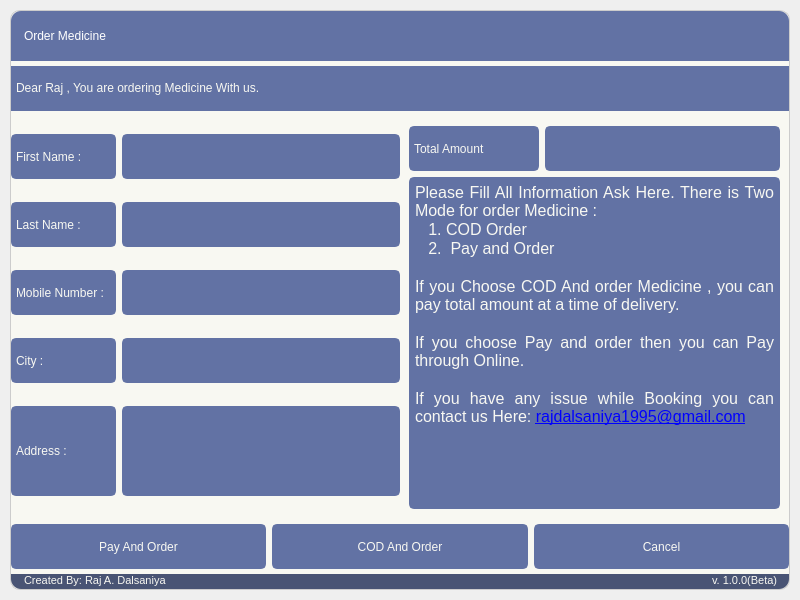
<?xml version="1.0" encoding="UTF-8"?>
<ui version="4.0">
 <class>MainWindow</class>
 <widget class="QMainWindow" name="MainWindow">
  <property name="geometry">
   <rect>
    <x>0</x>
    <y>0</y>
    <width>800</width>
    <height>600</height>
   </rect>
  </property>
  <property name="windowTitle">
   <string>MainWindow</string>
  </property>
  <widget class="QWidget" name="stylesheet">
   <property name="styleSheet">
    <string notr="true">QWidget{
	color: #333;
	font: 10pt &quot;Segoe UI&quot;;
}

QToolTip {
	color: #333;
	background-color: #f8f8f2;
	border: 1px solid #CCC;
	background-image: none;
	background-position: left center;
    background-repeat: no-repeat;
	border: none;
	border-left: 2px solid rgb(255, 121, 198);
	text-align: left;
	padding-left: 8px;
	margin: 0px;
}

/* /////////////////////////////////////////////////////////////////////////////////////////////////
Bg App */
#bgApp {	
	background-color: #f8f8f2;
	border: 1px solid #CCC;
    color: #44475a;
    border-radius:10px;
}

/* Title Menu */
#titleRightInfo { padding-left: 10px; }

/* Extra Content */
#extraContent{
	border-top: 3px solid #6272a4;
}

/* /////////////////////////////////////////////////////////////////////////////////////////////////
Content App */
#contentTopBg{	
	background-color: #6272a4;
}
#contentBottom{
	border-top: 3px solid #bd93f9;
}

#titleRightInfo{
    color: #f8f8f2;
}

/* Top Buttons */
#rightButtons .QPushButton { background-color: rgba(255, 255, 255, 0); border: none;  border-radius: 5px; }
#rightButtons .QPushButton:hover { background-color: #bd93f9; border-style: solid; border-radius: 4px; }
#rightButtons .QPushButton:pressed { background-color: #ff79c6; border-style: solid; border-radius: 4px; }

/* Theme Settings */
#extraRightBox { background-color: #495474; }
#themeSettingsTopDetail { background-color: #6272a4; }

/* Bottom Bar */
#bottomBar { background-color: #495474 }
#bottomBar QLabel { font-size: 11px; color: #f8f8f2; padding-left: 10px; padding-right: 10px; padding-bottom: 2px; }


/* /////////////////////////////////////////////////////////////////////////////////////////////////
Button */
#frame_btn QPushButton {
	border: 2px solid #6272a4;
	border-radius: 5px;	
	background-color: #6272a4;
    color: #f8f8f2;
}
#frame_btn QPushButton:hover {
	background-color: #7082b6;
	border: 2px solid #7082b6;
}
#frame_btn QPushButton:pressed {	
	background-color: #546391;
	border: 2px solid #ff79c6;
}
</string>
   </property>
   <layout class="QVBoxLayout" name="verticalLayout">
    <property name="spacing">
     <number>0</number>
    </property>
    <property name="leftMargin">
     <number>10</number>
    </property>
    <property name="topMargin">
     <number>10</number>
    </property>
    <property name="rightMargin">
     <number>10</number>
    </property>
    <property name="bottomMargin">
     <number>10</number>
    </property>
    <item>
     <widget class="QFrame" name="bgApp">
      <property name="frameShape">
       <enum>QFrame::NoFrame</enum>
      </property>
      <property name="frameShadow">
       <enum>QFrame::Raised</enum>
      </property>
      <layout class="QVBoxLayout" name="bgLayout">
       <property name="spacing">
        <number>0</number>
       </property>
       <property name="leftMargin">
        <number>0</number>
       </property>
       <property name="topMargin">
        <number>0</number>
       </property>
       <property name="rightMargin">
        <number>0</number>
       </property>
       <property name="bottomMargin">
        <number>0</number>
       </property>
       <item>
        <widget class="QFrame" name="contentTopBg">
         <property name="minimumSize">
          <size>
           <width>0</width>
           <height>50</height>
          </size>
         </property>
         <property name="maximumSize">
          <size>
           <width>16777215</width>
           <height>50</height>
          </size>
         </property>
         <property name="styleSheet">
          <string notr="true">border-top-left-radius:10px;
border-top-right-radius:10px;</string>
         </property>
         <property name="frameShape">
          <enum>QFrame::NoFrame</enum>
         </property>
         <property name="frameShadow">
          <enum>QFrame::Raised</enum>
         </property>
         <layout class="QHBoxLayout" name="horizontalLayout">
          <property name="spacing">
           <number>0</number>
          </property>
          <property name="leftMargin">
           <number>0</number>
          </property>
          <property name="topMargin">
           <number>0</number>
          </property>
          <property name="rightMargin">
           <number>0</number>
          </property>
          <property name="bottomMargin">
           <number>0</number>
          </property>
          <item>
           <widget class="QFrame" name="leftBox">
            <property name="styleSheet">
             <string notr="true"/>
            </property>
            <property name="frameShape">
             <enum>QFrame::NoFrame</enum>
            </property>
            <property name="frameShadow">
             <enum>QFrame::Raised</enum>
            </property>
            <layout class="QHBoxLayout" name="horizontalLayout_3">
             <property name="spacing">
              <number>0</number>
             </property>
             <property name="leftMargin">
              <number>0</number>
             </property>
             <property name="topMargin">
              <number>0</number>
             </property>
             <property name="rightMargin">
              <number>0</number>
             </property>
             <property name="bottomMargin">
              <number>0</number>
             </property>
             <item>
              <widget class="QLabel" name="titleRightInfo">
               <property name="styleSheet">
                <string notr="true">color: rgb(255, 255, 255);
</string>
               </property>
               <property name="text">
                <string>Order Medicine</string>
               </property>
              </widget>
             </item>
            </layout>
           </widget>
          </item>
          <item>
           <widget class="QFrame" name="rightButtons">
            <property name="maximumSize">
             <size>
              <width>100</width>
              <height>16777215</height>
             </size>
            </property>
            <property name="frameShape">
             <enum>QFrame::NoFrame</enum>
            </property>
            <property name="frameShadow">
             <enum>QFrame::Raised</enum>
            </property>
            <layout class="QHBoxLayout" name="horizontalLayout_2">
             <item>
              <widget class="QPushButton" name="minimizeAppBtn">
               <property name="maximumSize">
                <size>
                 <width>45</width>
                 <height>45</height>
                </size>
               </property>
               <property name="text">
                <string/>
               </property>
               <property name="icon">
                <iconset resource="../Images_Resource.qrc">
                 <normaloff>:/icons/images/icons/icon_minimize.png</normaloff>:/icons/images/icons/icon_minimize.png</iconset>
               </property>
              </widget>
             </item>
             <item>
              <widget class="QPushButton" name="closeAppBtn">
               <property name="maximumSize">
                <size>
                 <width>45</width>
                 <height>45</height>
                </size>
               </property>
               <property name="text">
                <string/>
               </property>
               <property name="icon">
                <iconset resource="../Images_Resource.qrc">
                 <normaloff>:/icons/images/icons/icon_close.png</normaloff>:/icons/images/icons/icon_close.png</iconset>
               </property>
              </widget>
             </item>
            </layout>
           </widget>
          </item>
         </layout>
        </widget>
       </item>
       <item>
        <widget class="QFrame" name="content">
         <property name="frameShape">
          <enum>QFrame::NoFrame</enum>
         </property>
         <property name="frameShadow">
          <enum>QFrame::Raised</enum>
         </property>
         <layout class="QVBoxLayout" name="verticalLayout_2">
          <property name="spacing">
           <number>6</number>
          </property>
          <property name="leftMargin">
           <number>0</number>
          </property>
          <property name="topMargin">
           <number>5</number>
          </property>
          <property name="rightMargin">
           <number>0</number>
          </property>
          <property name="bottomMargin">
           <number>5</number>
          </property>
          <item>
           <widget class="QFrame" name="frame_title">
            <property name="maximumSize">
             <size>
              <width>16777215</width>
              <height>45</height>
             </size>
            </property>
            <property name="frameShape">
             <enum>QFrame::NoFrame</enum>
            </property>
            <property name="frameShadow">
             <enum>QFrame::Raised</enum>
            </property>
            <layout class="QHBoxLayout" name="horizontalLayout_5">
             <property name="spacing">
              <number>0</number>
             </property>
             <property name="leftMargin">
              <number>0</number>
             </property>
             <property name="topMargin">
              <number>0</number>
             </property>
             <property name="rightMargin">
              <number>0</number>
             </property>
             <property name="bottomMargin">
              <number>0</number>
             </property>
             <item>
              <widget class="QLabel" name="label_title">
               <property name="minimumSize">
                <size>
                 <width>0</width>
                 <height>45</height>
                </size>
               </property>
               <property name="maximumSize">
                <size>
                 <width>16777215</width>
                 <height>45</height>
                </size>
               </property>
               <property name="styleSheet">
                <string notr="true">/* /////////////////////////////////////////////////////////////////////////////////////////////////
LineEdit */
QLabel {
	background-color: #6272a4;
	border: 2px solid #6272a4;
	selection-color: rgb(255, 255, 255);
	selection-background-color: rgb(255, 121, 198);
    color: #f8f8f2;
}
QLabel:hover {
	border: 2px solid rgb(64, 71, 88);
}
QLabel:focus {
	border: 2px solid #ff79c6;
}</string>
               </property>
               <property name="text">
                <string>&lt;html&gt;&lt;head/&gt;&lt;body&gt;&lt;p&gt;Dear Raj , You are ordering Medicine With us.&lt;/p&gt;&lt;/body&gt;&lt;/html&gt;</string>
               </property>
              </widget>
             </item>
            </layout>
           </widget>
          </item>
          <item>
           <widget class="QFrame" name="frame_content">
            <property name="frameShape">
             <enum>QFrame::NoFrame</enum>
            </property>
            <property name="frameShadow">
             <enum>QFrame::Raised</enum>
            </property>
            <layout class="QHBoxLayout" name="horizontalLayout_7">
             <property name="spacing">
              <number>0</number>
             </property>
             <property name="leftMargin">
              <number>0</number>
             </property>
             <property name="topMargin">
              <number>0</number>
             </property>
             <property name="rightMargin">
              <number>0</number>
             </property>
             <property name="bottomMargin">
              <number>0</number>
             </property>
             <item>
              <widget class="QFrame" name="frame_details">
               <property name="maximumSize">
                <size>
                 <width>400</width>
                 <height>16777215</height>
                </size>
               </property>
               <property name="frameShape">
                <enum>QFrame::NoFrame</enum>
               </property>
               <property name="frameShadow">
                <enum>QFrame::Raised</enum>
               </property>
               <layout class="QVBoxLayout" name="verticalLayout_4">
                <property name="spacing">
                 <number>6</number>
                </property>
                <property name="leftMargin">
                 <number>0</number>
                </property>
                <property name="topMargin">
                 <number>0</number>
                </property>
                <property name="rightMargin">
                 <number>0</number>
                </property>
                <property name="bottomMargin">
                 <number>0</number>
                </property>
                <item>
                 <layout class="QHBoxLayout" name="name_layout">
                  <item>
                   <widget class="QLabel" name="name_label">
                    <property name="minimumSize">
                     <size>
                      <width>105</width>
                      <height>45</height>
                     </size>
                    </property>
                    <property name="maximumSize">
                     <size>
                      <width>105</width>
                      <height>45</height>
                     </size>
                    </property>
                    <property name="styleSheet">
                     <string notr="true">QLabel {
	background-color: #6272a4;
	border: 2px solid #6272a4;
	selection-color: rgb(255, 255, 255);
	selection-background-color: rgb(255, 121, 198);
    color: #f8f8f2;
    border-radius:5px;
}
QLabel:hover {
	border: 2px solid rgb(64, 71, 88);
}
QLabel:focus {
	border: 2px solid #ff79c6;
}</string>
                    </property>
                    <property name="text">
                     <string>First Name :</string>
                    </property>
                   </widget>
                  </item>
                  <item>
                   <widget class="QLineEdit" name="name_input">
                    <property name="maximumSize">
                     <size>
                      <width>16777215</width>
                      <height>45</height>
                     </size>
                    </property>
                    <property name="styleSheet">
                     <string notr="true">QLineEdit {
	background-color: #6272a4;
	border: 2px solid #6272a4;
	selection-color: rgb(255, 255, 255);
	selection-background-color: rgb(255, 121, 198);
    color: #f8f8f2;
    border-radius:5px;
}
QLineEdit:hover {
	border: 2px solid rgb(64, 71, 88);
}
QLineEdit:focus {
	border: 2px solid #ff79c6;
}</string>
                    </property>
                   </widget>
                  </item>
                 </layout>
                </item>
                <item>
                 <layout class="QHBoxLayout" name="lastname_layout">
                  <item>
                   <widget class="QLabel" name="lastname_label">
                    <property name="minimumSize">
                     <size>
                      <width>105</width>
                      <height>45</height>
                     </size>
                    </property>
                    <property name="maximumSize">
                     <size>
                      <width>105</width>
                      <height>45</height>
                     </size>
                    </property>
                    <property name="styleSheet">
                     <string notr="true">QLabel {
	background-color: #6272a4;
	border: 2px solid #6272a4;
	selection-color: rgb(255, 255, 255);
	selection-background-color: rgb(255, 121, 198);
    color: #f8f8f2;
    border-radius:5px;

}
QLabel:hover {
	border: 2px solid rgb(64, 71, 88);
}
QLabel:focus {
	border: 2px solid #ff79c6;
}</string>
                    </property>
                    <property name="text">
                     <string>Last Name :</string>
                    </property>
                   </widget>
                  </item>
                  <item>
                   <widget class="QLineEdit" name="lastname_input">
                    <property name="maximumSize">
                     <size>
                      <width>16777215</width>
                      <height>45</height>
                     </size>
                    </property>
                    <property name="styleSheet">
                     <string notr="true">QLineEdit {
	background-color: #6272a4;
	border: 2px solid #6272a4;
	selection-color: rgb(255, 255, 255);
	selection-background-color: rgb(255, 121, 198);
    color: #f8f8f2;
    border-radius:5px;
}
QLineEdit:hover {
	border: 2px solid rgb(64, 71, 88);
}
QLineEdit:focus {
	border: 2px solid #ff79c6;
}</string>
                    </property>
                   </widget>
                  </item>
                 </layout>
                </item>
                <item>
                 <layout class="QHBoxLayout" name="mobileno_layout">
                  <item>
                   <widget class="QLabel" name="mobile_label">
                    <property name="minimumSize">
                     <size>
                      <width>105</width>
                      <height>45</height>
                     </size>
                    </property>
                    <property name="maximumSize">
                     <size>
                      <width>105</width>
                      <height>45</height>
                     </size>
                    </property>
                    <property name="styleSheet">
                     <string notr="true">QLabel {
	background-color: #6272a4;
	border: 2px solid #6272a4;
	selection-color: rgb(255, 255, 255);
	selection-background-color: rgb(255, 121, 198);
    color: #f8f8f2;
        border-radius:5px;

}
QLabel:hover {
	border: 2px solid rgb(64, 71, 88);
}
QLabel:focus {
	border: 2px solid #ff79c6;
}</string>
                    </property>
                    <property name="text">
                     <string>Mobile Number :</string>
                    </property>
                   </widget>
                  </item>
                  <item>
                   <widget class="QLineEdit" name="mobile_input">
                    <property name="maximumSize">
                     <size>
                      <width>16777215</width>
                      <height>45</height>
                     </size>
                    </property>
                    <property name="styleSheet">
                     <string notr="true">QLineEdit {
	background-color: #6272a4;
	border: 2px solid #6272a4;
	selection-color: rgb(255, 255, 255);
	selection-background-color: rgb(255, 121, 198);
    color: #f8f8f2;
    border-radius:5px;
}
QLineEdit:hover {
	border: 2px solid rgb(64, 71, 88);
}
QLineEdit:focus {
	border: 2px solid #ff79c6;
}</string>
                    </property>
                   </widget>
                  </item>
                 </layout>
                </item>
                <item>
                 <layout class="QHBoxLayout" name="city_layout">
                  <item>
                   <widget class="QLabel" name="city_label">
                    <property name="minimumSize">
                     <size>
                      <width>105</width>
                      <height>45</height>
                     </size>
                    </property>
                    <property name="maximumSize">
                     <size>
                      <width>105</width>
                      <height>45</height>
                     </size>
                    </property>
                    <property name="styleSheet">
                     <string notr="true">QLabel {
	background-color: #6272a4;
	border: 2px solid #6272a4;
	selection-color: rgb(255, 255, 255);
	selection-background-color: rgb(255, 121, 198);
    color: #f8f8f2;
    border-radius:5px;

}
QLabel:hover {
	border: 2px solid rgb(64, 71, 88);
}
QLabel:focus {
	border: 2px solid #ff79c6;
}</string>
                    </property>
                    <property name="text">
                     <string>City :</string>
                    </property>
                   </widget>
                  </item>
                  <item>
                   <widget class="QLineEdit" name="city_input">
                    <property name="maximumSize">
                     <size>
                      <width>16777215</width>
                      <height>45</height>
                     </size>
                    </property>
                    <property name="styleSheet">
                     <string notr="true">QLineEdit {
	background-color: #6272a4;
	border: 2px solid #6272a4;
	selection-color: rgb(255, 255, 255);
	selection-background-color: rgb(255, 121, 198);
    color: #f8f8f2;
    border-radius:5px;
}
QLineEdit:hover {
	border: 2px solid rgb(64, 71, 88);
}
QLineEdit:focus {
	border: 2px solid #ff79c6;
}</string>
                    </property>
                   </widget>
                  </item>
                 </layout>
                </item>
                <item>
                 <layout class="QHBoxLayout" name="address_layout">
                  <item>
                   <widget class="QLabel" name="address_label">
                    <property name="minimumSize">
                     <size>
                      <width>105</width>
                      <height>0</height>
                     </size>
                    </property>
                    <property name="maximumSize">
                     <size>
                      <width>105</width>
                      <height>90</height>
                     </size>
                    </property>
                    <property name="styleSheet">
                     <string notr="true">QLabel {
	background-color: #6272a4;
	border: 2px solid #6272a4;
	selection-color: rgb(255, 255, 255);
	selection-background-color: rgb(255, 121, 198);
    color: #f8f8f2;
    border-radius:5px;

}
QLabel:hover {
	border: 2px solid rgb(64, 71, 88);
}
QLabel:focus {
	border: 2px solid #ff79c6;
}</string>
                    </property>
                    <property name="text">
                     <string>Address :</string>
                    </property>
                   </widget>
                  </item>
                  <item>
                   <widget class="QLineEdit" name="address_input">
                    <property name="minimumSize">
                     <size>
                      <width>0</width>
                      <height>90</height>
                     </size>
                    </property>
                    <property name="maximumSize">
                     <size>
                      <width>16777215</width>
                      <height>90</height>
                     </size>
                    </property>
                    <property name="styleSheet">
                     <string notr="true">QLineEdit {
	background-color: #6272a4;
	border: 2px solid #6272a4;
	selection-color: rgb(255, 255, 255);
	selection-background-color: rgb(255, 121, 198);
    color: #f8f8f2;
    border-radius:5px;
}
QLineEdit:hover {
	border: 2px solid rgb(64, 71, 88);
}
QLineEdit:focus {
	border: 2px solid #ff79c6;
}</string>
                    </property>
                    <property name="text">
                     <string/>
                    </property>
                   </widget>
                  </item>
                 </layout>
                </item>
               </layout>
              </widget>
             </item>
             <item>
              <widget class="QFrame" name="frame__demo">
               <property name="frameShape">
                <enum>QFrame::NoFrame</enum>
               </property>
               <property name="frameShadow">
                <enum>QFrame::Raised</enum>
               </property>
               <layout class="QVBoxLayout" name="verticalLayout_3">
                <item>
                 <layout class="QHBoxLayout" name="horizontalLayout_8">
                  <item>
                   <widget class="QLabel" name="charge_Label">
                    <property name="minimumSize">
                     <size>
                      <width>130</width>
                      <height>45</height>
                     </size>
                    </property>
                    <property name="maximumSize">
                     <size>
                      <width>130</width>
                      <height>45</height>
                     </size>
                    </property>
                    <property name="styleSheet">
                     <string notr="true">QLabel {
	background-color: #6272a4;
	border: 2px solid #6272a4;
	selection-color: rgb(255, 255, 255);
	selection-background-color: rgb(255, 121, 198);
    color: #f8f8f2;
    border-radius:5px;
}
QLabel:hover {
	border: 2px solid rgb(64, 71, 88);
}
QLabel:focus {
	border: 2px solid #ff79c6;
}</string>
                    </property>
                    <property name="text">
                     <string>Total Amount</string>
                    </property>
                   </widget>
                  </item>
                  <item>
                   <widget class="QLineEdit" name="charge_Input">
                    <property name="minimumSize">
                     <size>
                      <width>0</width>
                      <height>45</height>
                     </size>
                    </property>
                    <property name="maximumSize">
                     <size>
                      <width>16777215</width>
                      <height>45</height>
                     </size>
                    </property>
                    <property name="styleSheet">
                     <string notr="true">QLineEdit {
	background-color: #6272a4;
	border: 2px solid #6272a4;
	selection-color: rgb(255, 255, 255);
	selection-background-color: rgb(255, 121, 198);
    color: #f8f8f2;
    border-radius:5px;
}
QLineEdit:hover {
	border: 2px solid rgb(64, 71, 88);
}
QLineEdit:focus {
	border: 2px solid #ff79c6;
}</string>
                    </property>
                   </widget>
                  </item>
                 </layout>
                </item>
                <item>
                 <widget class="QTextEdit" name="Info_Text">
                  <property name="styleSheet">
                   <string notr="true">QTextEdit {
	background-color: #6272a4;
	border: 2px solid #6272a4;
	selection-color: rgb(255, 255, 255);
	selection-background-color: rgb(255, 121, 198);
    color: #f8f8f2;
    border-radius:5px;
}
QTextEdit:hover {
	border: 2px solid rgb(64, 71, 88);
}
QTextEdit:focus {
	border: 2px solid #ff79c6;
}</string>
                  </property>
                  <property name="html">
                   <string>&lt;!DOCTYPE HTML PUBLIC &quot;-//W3C//DTD HTML 4.0//EN&quot; &quot;http://www.w3.org/TR/REC-html40/strict.dtd&quot;&gt;
&lt;html&gt;&lt;head&gt;&lt;meta name=&quot;qrichtext&quot; content=&quot;1&quot; /&gt;&lt;meta charset=&quot;utf-8&quot; /&gt;&lt;style type=&quot;text/css&quot;&gt;
p, li { white-space: pre-wrap; }
&lt;/style&gt;&lt;/head&gt;&lt;body style=&quot; font-family:'Segoe UI'; font-size:10pt; font-weight:400; font-style:normal;&quot;&gt;
&lt;p align=&quot;justify&quot; style=&quot; margin-top:0px; margin-bottom:0px; margin-left:0px; margin-right:0px; -qt-block-indent:0; text-indent:0px;&quot;&gt;&lt;span style=&quot; font-size:12pt;&quot;&gt;Please Fill All Information Ask Here. There is Two Mode for order Medicine :&lt;/span&gt;&lt;/p&gt;
&lt;p align=&quot;justify&quot; style=&quot; margin-top:0px; margin-bottom:0px; margin-left:0px; margin-right:0px; -qt-block-indent:0; text-indent:0px;&quot;&gt;&lt;span style=&quot; font-size:12pt;&quot;&gt;   1. COD Order&lt;/span&gt;&lt;/p&gt;
&lt;p align=&quot;justify&quot; style=&quot; margin-top:0px; margin-bottom:0px; margin-left:0px; margin-right:0px; -qt-block-indent:0; text-indent:0px;&quot;&gt;&lt;span style=&quot; font-size:12pt;&quot;&gt;   2.  Pay and Order&lt;/span&gt;&lt;/p&gt;
&lt;p align=&quot;justify&quot; style=&quot;-qt-paragraph-type:empty; margin-top:0px; margin-bottom:0px; margin-left:0px; margin-right:0px; -qt-block-indent:0; text-indent:0px; font-size:12pt;&quot;&gt;&lt;br /&gt;&lt;/p&gt;
&lt;p align=&quot;justify&quot; style=&quot; margin-top:0px; margin-bottom:0px; margin-left:0px; margin-right:0px; -qt-block-indent:0; text-indent:0px;&quot;&gt;&lt;span style=&quot; font-size:12pt;&quot;&gt;If you Choose COD And order Medicine , you can pay total amount at a time of delivery.&lt;/span&gt;&lt;/p&gt;
&lt;p align=&quot;justify&quot; style=&quot;-qt-paragraph-type:empty; margin-top:0px; margin-bottom:0px; margin-left:0px; margin-right:0px; -qt-block-indent:0; text-indent:0px; font-size:12pt;&quot;&gt;&lt;br /&gt;&lt;/p&gt;
&lt;p align=&quot;justify&quot; style=&quot; margin-top:0px; margin-bottom:0px; margin-left:0px; margin-right:0px; -qt-block-indent:0; text-indent:0px;&quot;&gt;&lt;span style=&quot; font-size:12pt;&quot;&gt;If you choose Pay and order then you can Pay through Online.&lt;/span&gt;&lt;/p&gt;
&lt;p align=&quot;justify&quot; style=&quot;-qt-paragraph-type:empty; margin-top:0px; margin-bottom:0px; margin-left:0px; margin-right:0px; -qt-block-indent:0; text-indent:0px; font-size:12pt;&quot;&gt;&lt;br /&gt;&lt;/p&gt;
&lt;p align=&quot;justify&quot; style=&quot; margin-top:0px; margin-bottom:0px; margin-left:0px; margin-right:0px; -qt-block-indent:0; text-indent:0px;&quot;&gt;&lt;span style=&quot; font-size:12pt;&quot;&gt;If you have any issue while Booking you can contact us Here: &lt;/span&gt;&lt;a href=&quot;rajdalsaniya1995@gmail.com&quot;&gt;&lt;span style=&quot; font-size:12pt; text-decoration: underline; color:#0000ff;&quot;&gt;rajdalsaniya1995@gmail.com&lt;/span&gt;&lt;/a&gt;&lt;/p&gt;&lt;/body&gt;&lt;/html&gt;</string>
                  </property>
                 </widget>
                </item>
               </layout>
              </widget>
             </item>
            </layout>
           </widget>
          </item>
          <item>
           <widget class="QFrame" name="frame_btn">
            <property name="minimumSize">
             <size>
              <width>0</width>
              <height>45</height>
             </size>
            </property>
            <property name="maximumSize">
             <size>
              <width>16777215</width>
              <height>45</height>
             </size>
            </property>
            <property name="frameShape">
             <enum>QFrame::NoFrame</enum>
            </property>
            <property name="frameShadow">
             <enum>QFrame::Raised</enum>
            </property>
            <layout class="QHBoxLayout" name="horizontalLayout_6">
             <property name="spacing">
              <number>6</number>
             </property>
             <property name="leftMargin">
              <number>0</number>
             </property>
             <property name="topMargin">
              <number>0</number>
             </property>
             <property name="rightMargin">
              <number>0</number>
             </property>
             <property name="bottomMargin">
              <number>0</number>
             </property>
             <item>
              <widget class="QPushButton" name="btn_pay">
               <property name="maximumSize">
                <size>
                 <width>16777215</width>
                 <height>45</height>
                </size>
               </property>
               <property name="text">
                <string>Pay And Order</string>
               </property>
               <property name="icon">
                <iconset resource="../Images_Resource.qrc">
                 <normaloff>:/icons/images/icons/icons8-online-payment-16.png</normaloff>:/icons/images/icons/icons8-online-payment-16.png</iconset>
               </property>
              </widget>
             </item>
             <item>
              <widget class="QPushButton" name="btn_payLater">
               <property name="maximumSize">
                <size>
                 <width>16777215</width>
                 <height>45</height>
                </size>
               </property>
               <property name="text">
                <string>COD And Order</string>
               </property>
               <property name="icon">
                <iconset resource="../Images_Resource.qrc">
                 <normaloff>:/icons/images/icons/icons8-pay-date-16.png</normaloff>:/icons/images/icons/icons8-pay-date-16.png</iconset>
               </property>
              </widget>
             </item>
             <item>
              <widget class="QPushButton" name="btn_cancel">
               <property name="minimumSize">
                <size>
                 <width>0</width>
                 <height>45</height>
                </size>
               </property>
               <property name="maximumSize">
                <size>
                 <width>16777215</width>
                 <height>45</height>
                </size>
               </property>
               <property name="text">
                <string>Cancel</string>
               </property>
               <property name="icon">
                <iconset resource="../Images_Resource.qrc">
                 <normaloff>:/icons/images/icons/icon_close.png</normaloff>:/icons/images/icons/icon_close.png</iconset>
               </property>
              </widget>
             </item>
            </layout>
           </widget>
          </item>
         </layout>
        </widget>
       </item>
       <item>
        <widget class="QFrame" name="bottomBar">
         <property name="maximumSize">
          <size>
           <width>16777215</width>
           <height>22</height>
          </size>
         </property>
         <property name="styleSheet">
          <string notr="true">border-bottom-left-radius:10px;
border-bottom-right-radius:10px;</string>
         </property>
         <property name="frameShape">
          <enum>QFrame::NoFrame</enum>
         </property>
         <property name="frameShadow">
          <enum>QFrame::Raised</enum>
         </property>
         <layout class="QHBoxLayout" name="horizontalLayout_4">
          <property name="spacing">
           <number>0</number>
          </property>
          <property name="leftMargin">
           <number>0</number>
          </property>
          <property name="topMargin">
           <number>0</number>
          </property>
          <property name="rightMargin">
           <number>0</number>
          </property>
          <property name="bottomMargin">
           <number>0</number>
          </property>
          <item>
           <widget class="QLabel" name="creditsLabel">
            <property name="maximumSize">
             <size>
              <width>790</width>
              <height>16777215</height>
             </size>
            </property>
            <property name="text">
             <string>Created By: Raj A. Dalsaniya</string>
            </property>
           </widget>
          </item>
          <item>
           <widget class="QLabel" name="version">
            <property name="maximumSize">
             <size>
              <width>90</width>
              <height>16777215</height>
             </size>
            </property>
            <property name="text">
             <string>v. 1.0.0(Beta)</string>
            </property>
           </widget>
          </item>
         </layout>
        </widget>
       </item>
      </layout>
     </widget>
    </item>
   </layout>
  </widget>
 </widget>
 <resources>
  <include location="../Images_Resource.qrc"/>
 </resources>
 <connections/>
</ui>
